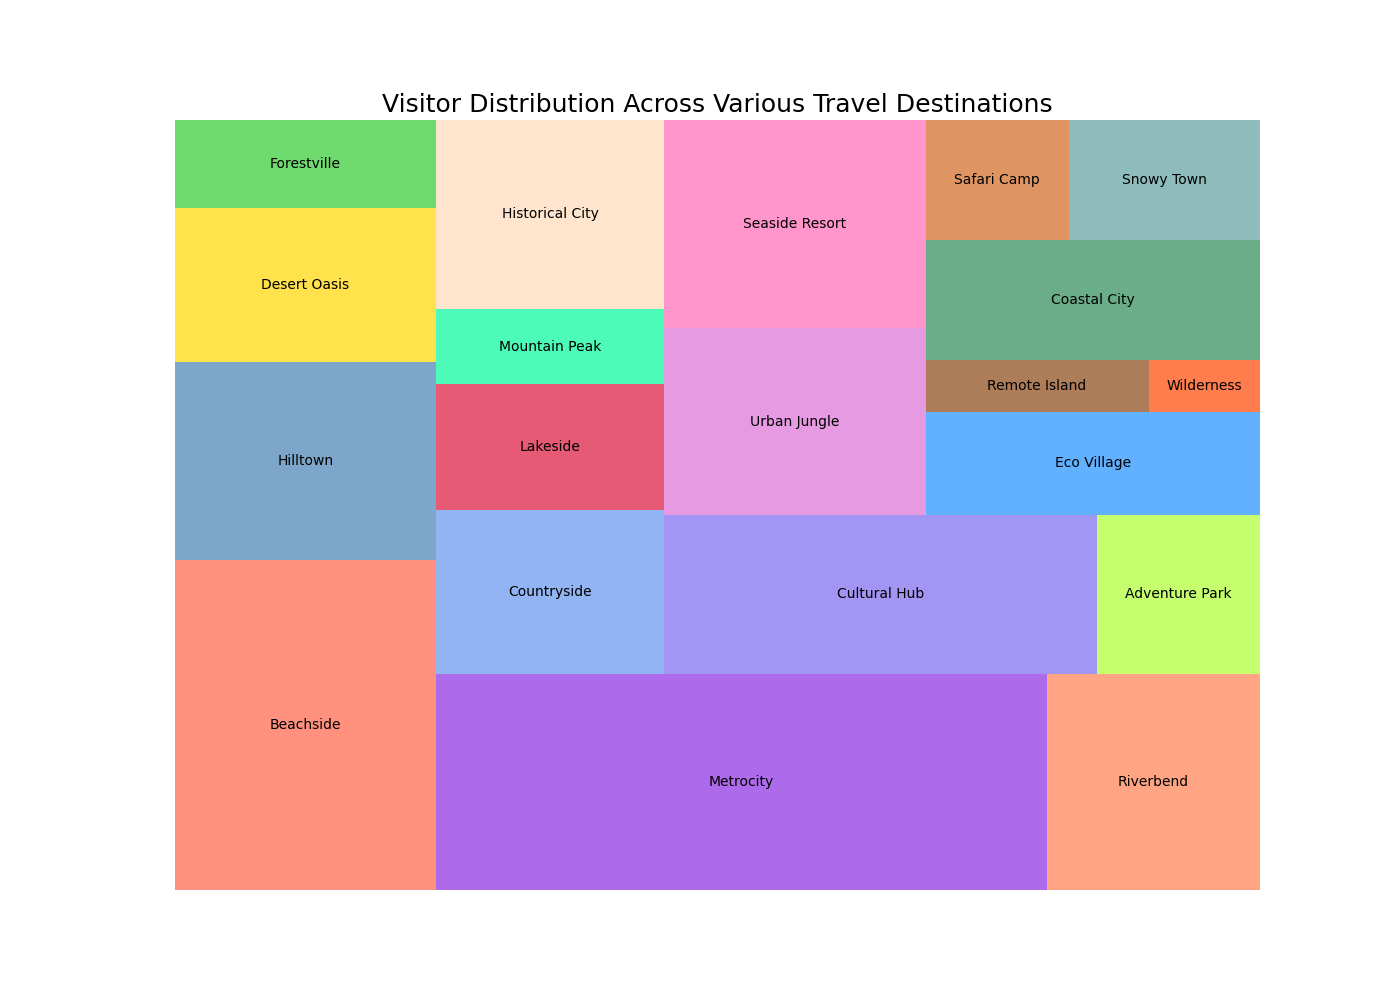

This chart was generated by the following Python code:

import matplotlib.pyplot as plt
import pandas as pd
import squarify

data = {
    'City': ['Beachside', 'Hilltown', 'Desert Oasis', 'Forestville', 'Metrocity',
             'Riverbend', 'Countryside', 'Lakeside', 'Mountain Peak', 'Historical City',
             'Cultural Hub', 'Adventure Park', 'Urban Jungle', 'Seaside Resort', 
             'Eco Village', 'Remote Island', 'Wilderness', 'Coastal City', 'Safari Camp', 'Snowy Town'],
    'Visitors': [1500000, 900000, 700000, 400000, 2300000,
                 800000, 650000, 500000, 300000, 750000,
                 1200000, 450000, 850000, 950000, 
                 600000, 200000, 100000, 700000, 300000, 400000]
}

df = pd.DataFrame(data)

plt.figure(figsize=(14,10))

colors = ['#FF6347', '#4682B4', '#FFD700', '#32CD32', '#8A2BE2',
          '#FF7F50', '#6495ED', '#DC143C', '#00FA9A', '#FFDAB9',
          '#7B68EE', '#ADFF2F', '#DA70D6', '#FF69B4', '#1E90FF',
          '#8B4513', '#FF4500', '#2E8B57', '#D2691E', '#5F9EA0']

squarify.plot(sizes=df['Visitors'], label=df['City'], color=colors, alpha=0.7)

plt.title('Visitor Distribution Across Various Travel Destinations', fontsize=18)

plt.axis('off')

plt.show()
